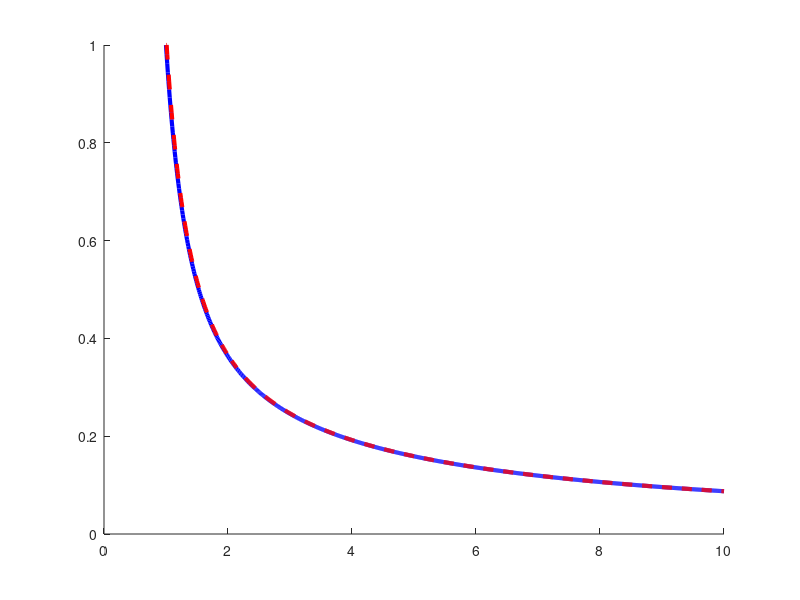
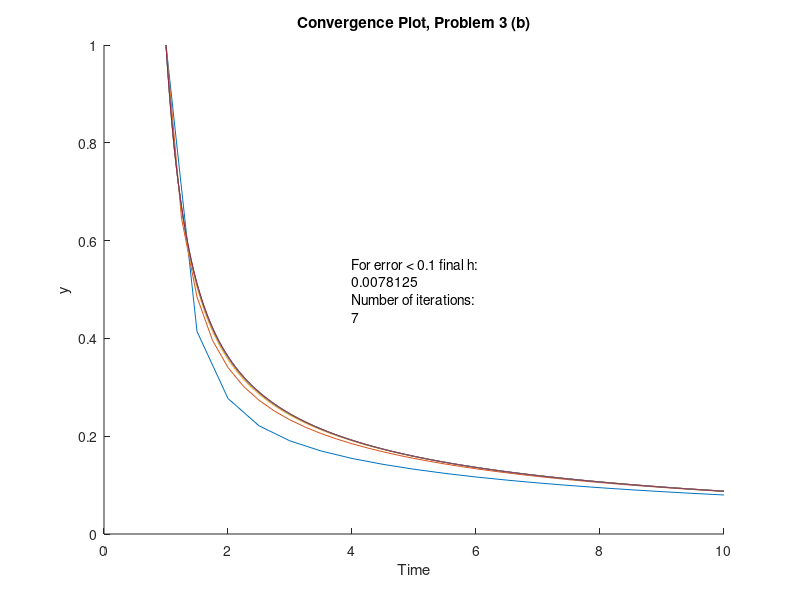
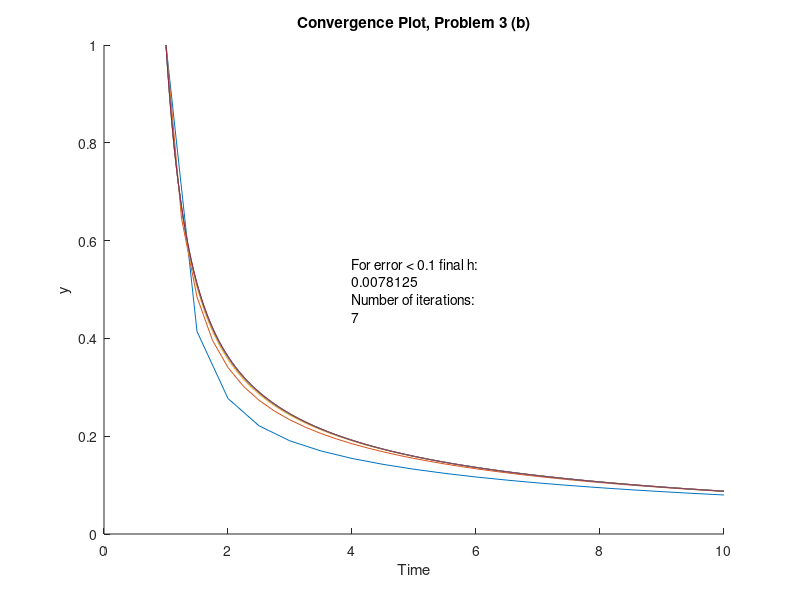

Write the MATLAB code that produced these figures, in order.
%% Part A
clc;
clear all;

t0 = 1;
tf = 10;
h = 0.01;
time = t0:h:tf;

y(1,1) = 1;
y_exact(1) = 1;

for i =1:length(time) - 1
    t = time(i);
    y(i+1) = fzero(@(Y) y(i) + h*(-Y^2-(1/(t^4))) - Y,y(i));
    y_exact(i+1) = (1/t) + (1/t^2)*tan((1/t) + pi - 1);
    
end

figure
hold on
plot(time,y,'-b','LineWidth',3)
plot(time,y_exact,'--r','LineWidth',3)
hold off

%% Part B

clear;
sh = 1;
figure;
hold on;
h = 1;
count = 0;
error = 1;
y_exact(1) = 1;
while error > 0.1
    
    h = h/2;
    t0 = 1;
    tf = 10;
    time = t0:h:tf;

    y(1,1) = 1;


    for i =1:length(time) - 1
        t = time(i);
        y(i+1) = fzero(@(Y) y(i) + h*(-Y^2-(1/(t^4))) - Y,y(i));
        y_exact(i+1) = (1/t) + (1/t^2)*tan((1/t) + pi - 1);

    end

    plot(time,y)
    error = norm(y-y_exact);
    
    if count > 30
        break
    end
    
    count = count + 1;
    
    
end

txt = {'For error < 0.1 final h:',h,'Number of iterations: ',count};
text(4,0.5,txt)
ylabel('y')
xlabel('Time')
title('Convergence Plot, Problem 3 (b)')

%% Part C

clear;
sh = 1;
figure;
hold on;
h = 1;
count = 0;
error = 1;
y_exact(1) = 1;
while error > 0.1
    
    h = h/2;
    t0 = 1;
    tf = 10;
    time = t0:h:tf;

    y(1,1) = 1;


    for i =1:length(time) - 1
        t = time(i);
        y(i+1) = fzero(@(Y) y(i) + h*(-Y^2-(1/(t^4))) - Y,y(i));
        y_exact(i+1) = (1/t) + (1/t^2)*tan((1/t) + pi - 1);

    end

    plot(time,y)
    error = norm(y-y_exact);
    
    if count > 30
        break
    end
    
    count = count + 1;
    
    
end

txt = {'For error < 0.1 final h:',h,'Number of iterations: ',count};
text(4,0.5,txt)
ylabel('y')
xlabel('Time')
title('Convergence Plot, Problem 3 (b)')
